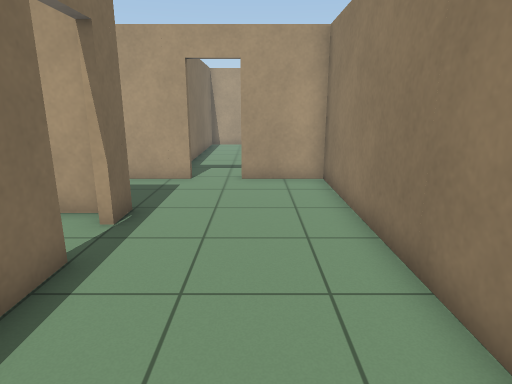
view 1 (above)

20 first-person views from a walk through a world built for the Gazebo simulator. The camera is 1.2 m above the floor, tilts 14° down and sees 75° across. The floor is counted in squares, 0.5 m on a side. Each view is taken from the middle of a square. On the plan, view 1 faces up. The plan holds only what a view shows up to about 19 squares ahead; the rest is blank. The place goes on beyond the plan. The robots in the file are not drawn.

view 2
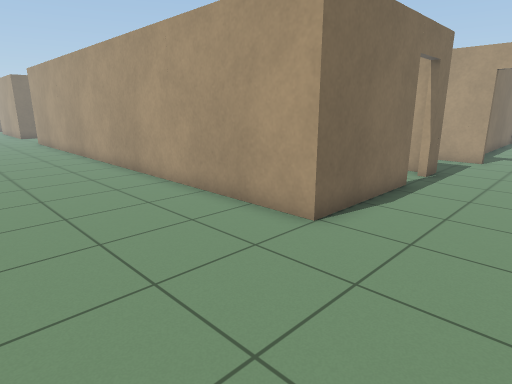

view 3
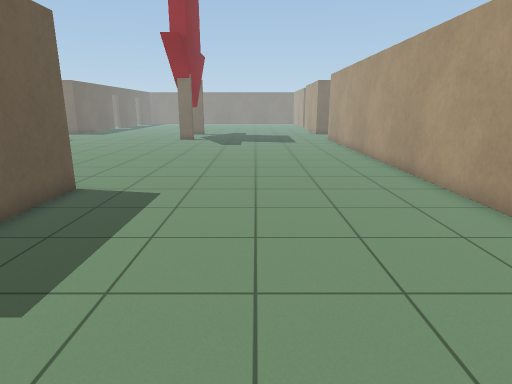

view 4
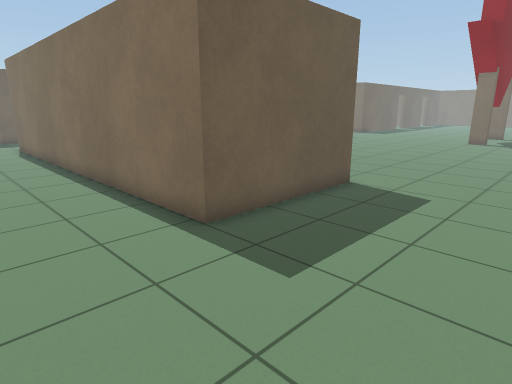

view 5
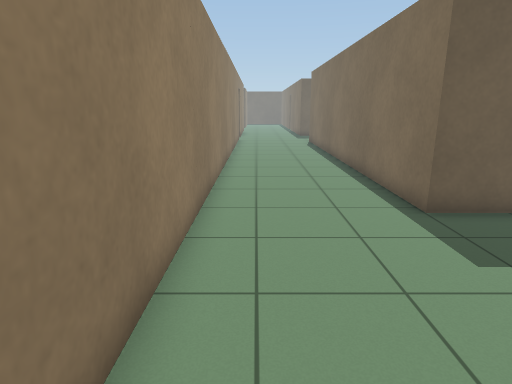

view 6
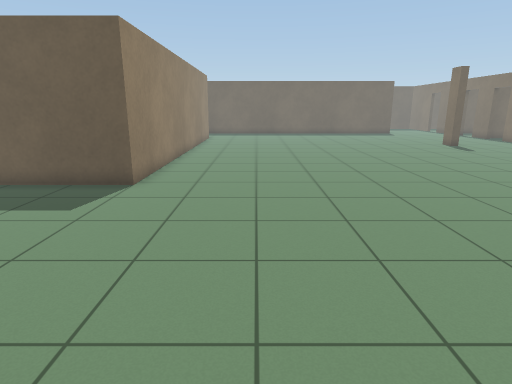

view 7
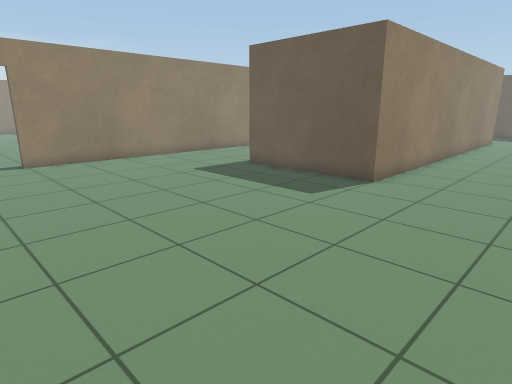

view 8
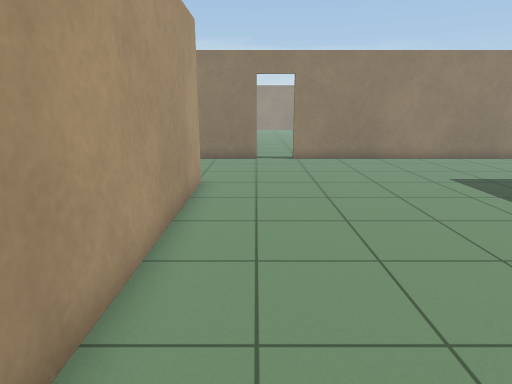

view 9
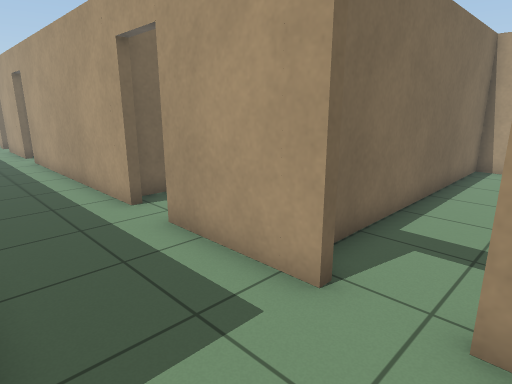

view 10
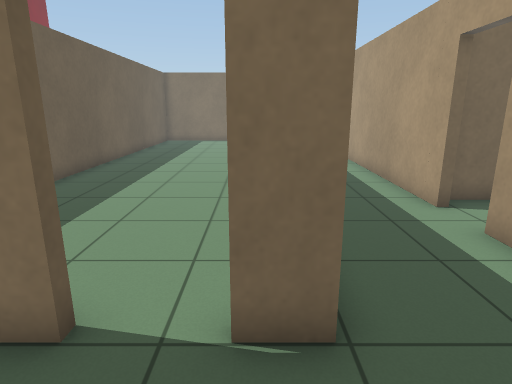

view 11
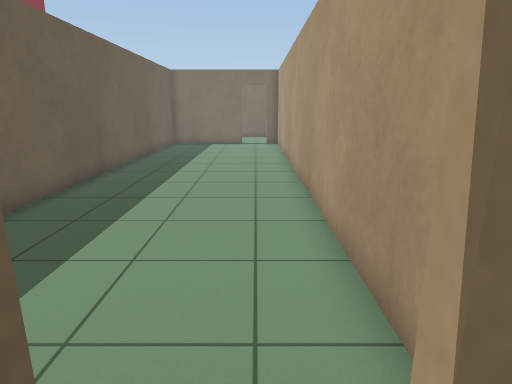

view 12
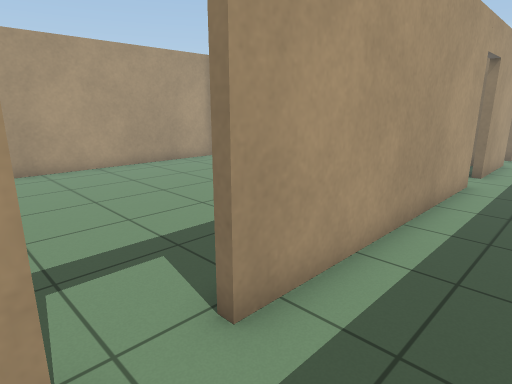

view 13
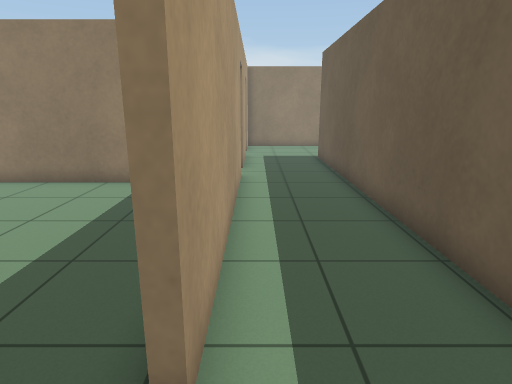

view 14
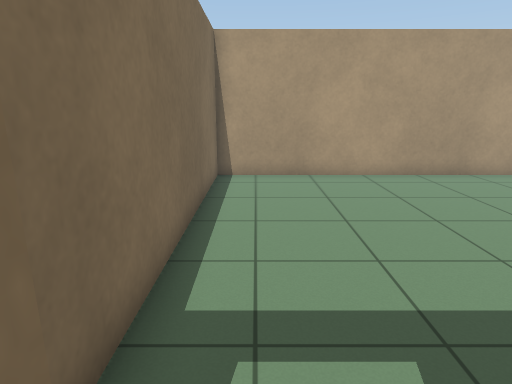

view 15
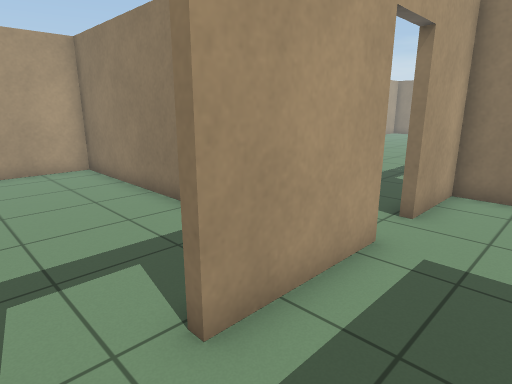

view 16
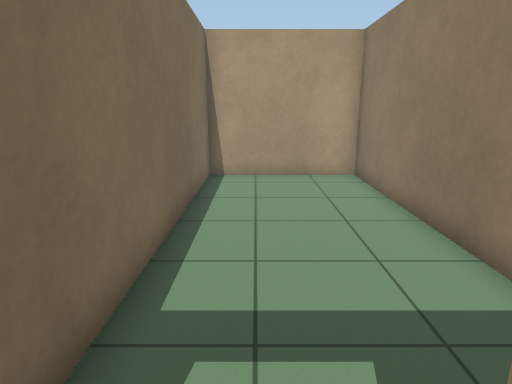

view 17
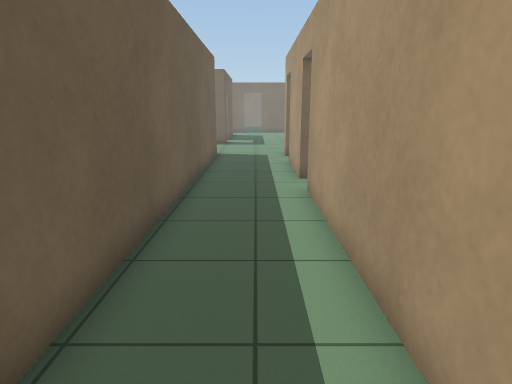

view 18
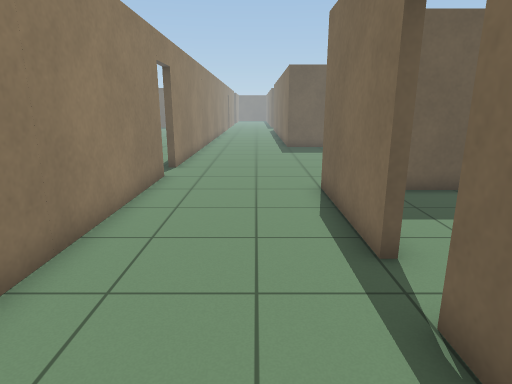

view 19
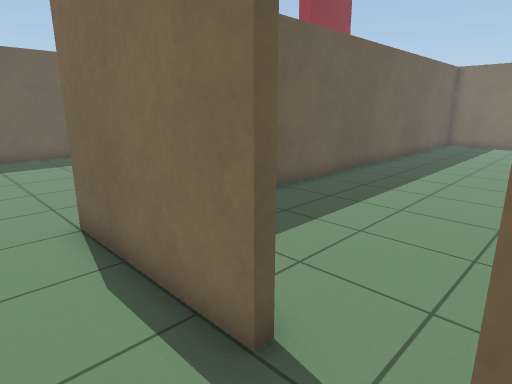

view 20
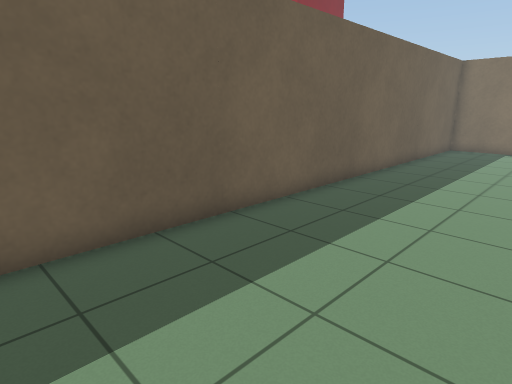

### Floor plan
Points are (right, up) in squares from view 1. A wall is a line through its corners. A room is listed if a view was taken in it or the views show most of it. See-through windows are left out.
Room 1 (views 1, 2, 3, 4, 5, 6, 7, 8, 9, 10, 11, 12, 13, 14, 15, 16, 17, 18, 19)
walls: (2.4, -2.1) (2.4, 11.5) (-0.6, 11.5); (-3, 5) (-3, -0.2) (-21.3, -0.2); (-9, -20.5) (-9, -11.6) (-3, -11.6) (-3, -20.5); (-8, 11.5) (-17.9, 11.5); (-22.5, 7.8) (-3, 7.8) (-3, 6.6); (2.4, -20.5) (2.4, -3.8); (-2.3, 11.5) (-6.3, 11.5); (-19.5, 11.5) (-22.5, 11.5)
ways out: open door at (-3, 5.5) to room 2; open door at (-18.5, 12) to room 3; open door at (-7.5, 12) to room 4; open door at (-1.5, 12); open door at (2.5, -2.5)
Room 2 (view 20)
walls: (-3.5, 7.5) (-21.9, 7.5); (-22.5, 0.1) (-4.5, 0.1)
ways out: open door at (-3, 5.5) to room 1
Room 3 (no view inside)
walls: (-9, 15.1) (-9, 19.6); (-9, 23.2) (-20.4, 23.2) (-20.4, 12)
ways out: open door at (-18.5, 12) to room 1
Room 4 (no view inside)
walls: (-3.3, 15.4) (-3.3, 23.2) (-8.7, 23.2) (-8.7, 12.1)
ways out: open door at (-7.5, 12) to room 1

Where each view was taken, in squares from view 1:
view 1: 0 up, 0 right, facing up
view 2: 6 down, 1 right, facing up-left
view 3: 6 down, 1 right, facing left
view 4: 6 down, 1 right, facing down-left
view 5: 4 down, 1 right, facing down
view 6: 1 down, 13 left, facing down
view 7: 1 down, 14 left, facing down-right
view 8: 2 down, 14 left, facing right
view 9: 8 up, 0 right, facing up-left
view 10: 7 up, 0 right, facing left
view 11: 6 up, 2 left, facing left
view 12: 9 up, 20 left, facing up-right
view 13: 11 up, 20 left, facing right
view 14: 11 up, 19 left, facing up
view 15: 9 up, 8 left, facing up-right
view 16: 11 up, 7 left, facing up
view 17: 10 up, 8 left, facing left
view 18: 10 up, 1 left, facing down
view 19: 7 up, 1 left, facing down-left
view 20: 6 up, 4 left, facing down-left
